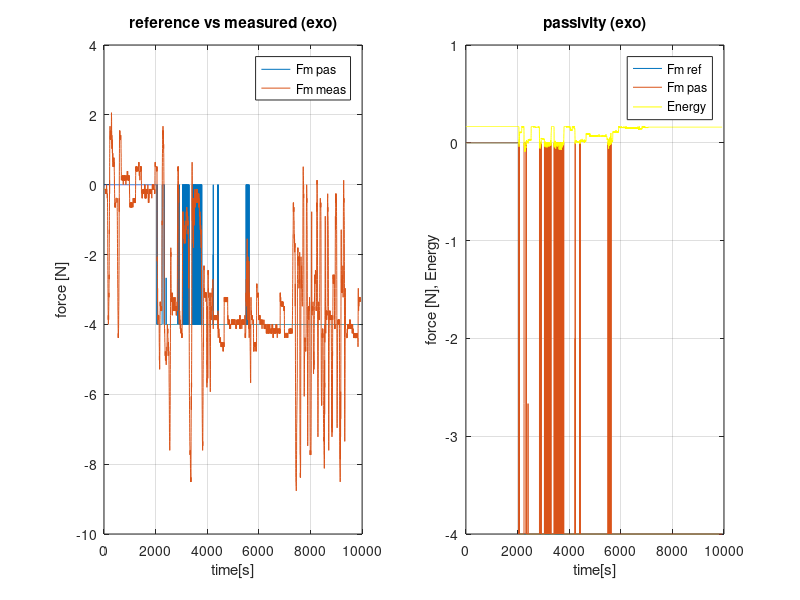
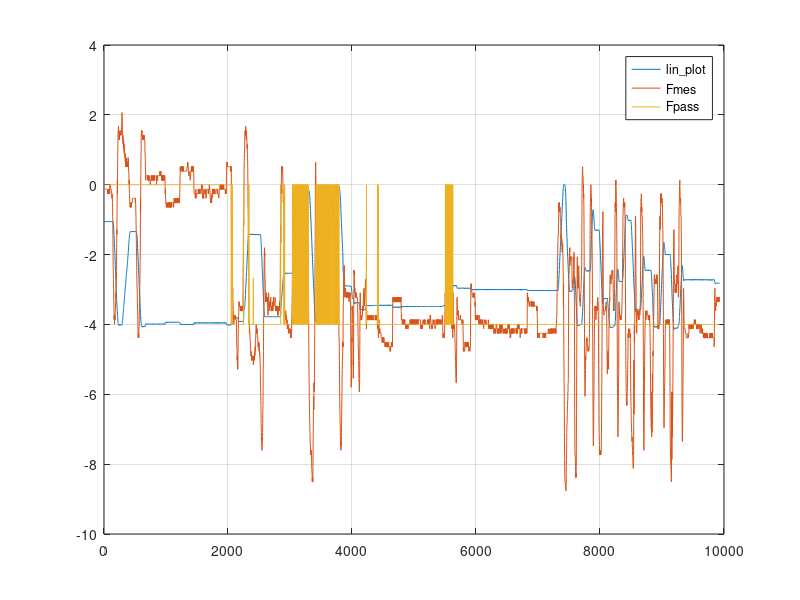
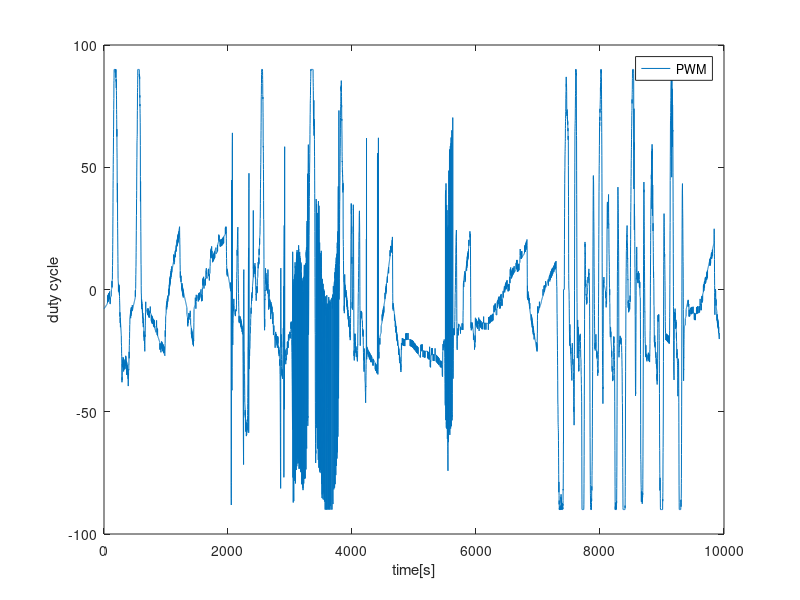
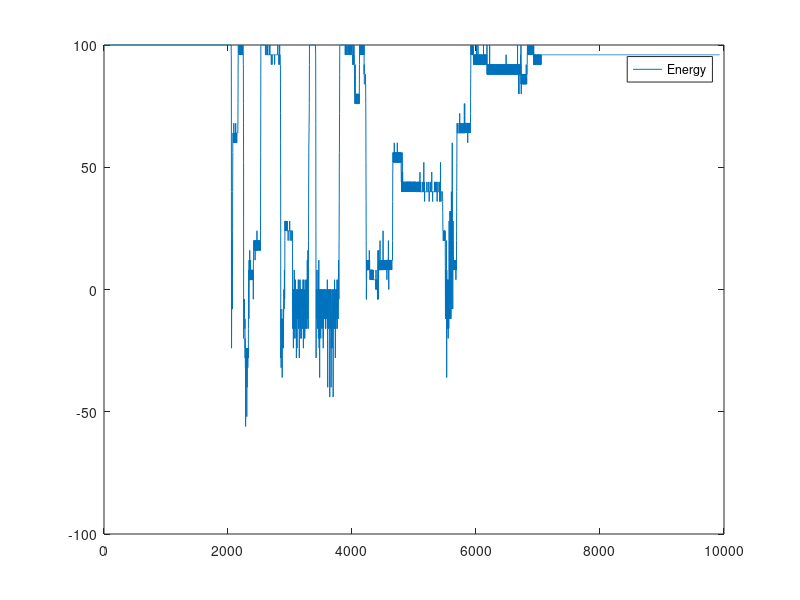

Here is the MATLAB script that generated these plots, in order:
clear all;
% senza tempo
% load ./step4_2.mat % senza passivita'
% load ./step4_3.mat % con passivita'
% load ./step4_4.mat % con passivita'- vedi vibrazioni
load ./step4_5.mat % Trasparenza + passivita' + non passivita'

close all;
%%
%  close all;
figure
subplot(1,2,1);
%plot(ref_force);
plot(ref_passivato);
hold on; grid on;
plot(mes_force);

legend('Fm pas','Fm meas');
xlabel('time[s]');
ylabel('force [N]');
title('reference vs measured (exo)');
subplot(1,2,2);
plot(ref_force);
hold on; grid on;
plot(ref_passivato);
plot(E_obs./600,'y');
legend('Fm ref','Fm pas','Energy');
xlabel('time[s]');
ylabel('force [N], Energy');
title('passivity (exo)');
%% 
figure
%subplot(1,2,1);
plot(-lin_pot./10);

grid on; hold on;
%plot(rot_pot);
plot(mes_force);
plot(ref_passivato);
legend('lin\_plot','Fmes','Fpass');


%%
figure
plot(pwm_value)
xlabel('time[s]');
ylabel('duty cycle');

legend('PWM');
%%
figure
plot(E_obs)
legend('Energy');